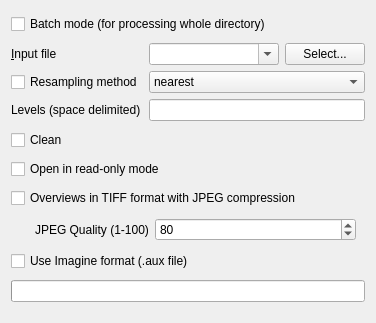
<?xml version="1.0" encoding="UTF-8"?>
<ui version="4.0">
 <class>GdalToolsWidget</class>
 <widget class="QWidget" name="GdalToolsWidget">
  <property name="geometry">
   <rect>
    <x>0</x>
    <y>0</y>
    <width>376</width>
    <height>323</height>
   </rect>
  </property>
  <property name="sizePolicy">
   <sizepolicy hsizetype="Preferred" vsizetype="Preferred">
    <horstretch>0</horstretch>
    <verstretch>0</verstretch>
   </sizepolicy>
  </property>
  <property name="windowTitle">
   <string>Add overview</string>
  </property>
  <layout class="QVBoxLayout" name="verticalLayout">
   <item>
    <widget class="QCheckBox" name="batchCheck">
     <property name="text">
      <string>Batch mode (for processing whole directory)</string>
     </property>
    </widget>
   </item>
   <item>
    <layout class="QGridLayout" name="gridLayout">
     <item row="0" column="0">
      <widget class="QLabel" name="label">
       <property name="text">
        <string>&amp;Input file</string>
       </property>
       <property name="buddy">
        <cstring>selectInputFileButton</cstring>
       </property>
      </widget>
     </item>
     <item row="0" column="1">
      <layout class="QHBoxLayout" name="horizontalLayout">
       <item>
        <widget class="QComboBox" name="inputLayerCombo">
         <property name="sizePolicy">
          <sizepolicy hsizetype="Expanding" vsizetype="Fixed">
           <horstretch>0</horstretch>
           <verstretch>0</verstretch>
          </sizepolicy>
         </property>
         <property name="editable">
          <bool>true</bool>
         </property>
         <property name="insertPolicy">
          <enum>QComboBox::NoInsert</enum>
         </property>
        </widget>
       </item>
       <item>
        <widget class="QPushButton" name="selectInputFileButton">
         <property name="text">
          <string>Select...</string>
         </property>
        </widget>
       </item>
      </layout>
     </item>
     <item row="1" column="0">
      <widget class="QCheckBox" name="algorithmCheck">
       <property name="text">
        <string>Resampling method</string>
       </property>
      </widget>
     </item>
     <item row="1" column="1">
      <widget class="QComboBox" name="algorithmCombo">
       <item>
        <property name="text">
         <string>nearest</string>
        </property>
       </item>
       <item>
        <property name="text">
         <string>average</string>
        </property>
       </item>
       <item>
        <property name="text">
         <string>gauss</string>
        </property>
       </item>
       <item>
        <property name="text">
         <string>average_mp</string>
        </property>
       </item>
       <item>
        <property name="text">
         <string>average_magphase</string>
        </property>
       </item>
       <item>
        <property name="text">
         <string>mode</string>
        </property>
       </item>
      </widget>
     </item>
     <item row="2" column="0">
      <widget class="QLabel" name="label_3">
       <property name="text">
        <string>Levels (space delimited)</string>
       </property>
      </widget>
     </item>
     <item row="2" column="1">
      <widget class="QLineEdit" name="levelsEdit"/>
     </item>
    </layout>
   </item>
   <item>
    <widget class="QCheckBox" name="cleanCheck">
     <property name="toolTip">
      <string>Remove all overviews.</string>
     </property>
     <property name="text">
      <string>Clean</string>
     </property>
    </widget>
   </item>
   <item>
    <widget class="QCheckBox" name="roModeCheck">
     <property name="toolTip">
      <string>In order to generate external overview (for GeoTIFF especially).</string>
     </property>
     <property name="text">
      <string>Open in read-only mode</string>
     </property>
    </widget>
   </item>
   <item>
    <widget class="QCheckBox" name="tiffjpegCheck">
     <property name="toolTip">
      <string>Create external overviews in TIFF format, compressed using JPEG.</string>
     </property>
     <property name="text">
      <string>Overviews in TIFF format with JPEG compression</string>
     </property>
    </widget>
   </item>
   <item>
    <widget class="QFrame" name="jpegQualityContainer">
     <property name="enabled">
      <bool>true</bool>
     </property>
     <property name="sizePolicy">
      <sizepolicy hsizetype="Preferred" vsizetype="Fixed">
       <horstretch>0</horstretch>
       <verstretch>0</verstretch>
      </sizepolicy>
     </property>
     <property name="minimumSize">
      <size>
       <width>0</width>
       <height>25</height>
      </size>
     </property>
     <layout class="QHBoxLayout" name="horizontalLayout_2">
      <property name="leftMargin">
       <number>24</number>
      </property>
      <property name="topMargin">
       <number>0</number>
      </property>
      <property name="bottomMargin">
       <number>0</number>
      </property>
      <item>
       <widget class="QLabel" name="jpegQualityLabel">
        <property name="toolTip">
         <string>For JPEG compressed external overviews, 
the JPEG quality can be set.</string>
        </property>
        <property name="text">
         <string>JPEG Quality (1-100)</string>
        </property>
       </widget>
      </item>
      <item>
       <widget class="QSpinBox" name="jpegQualitySpin">
        <property name="enabled">
         <bool>true</bool>
        </property>
        <property name="sizePolicy">
         <sizepolicy hsizetype="Expanding" vsizetype="Fixed">
          <horstretch>0</horstretch>
          <verstretch>0</verstretch>
         </sizepolicy>
        </property>
        <property name="toolTip">
         <string>For JPEG compressed external overviews, 
the JPEG quality can be set.</string>
        </property>
        <property name="maximum">
         <number>100</number>
        </property>
        <property name="value">
         <number>80</number>
        </property>
       </widget>
      </item>
     </layout>
    </widget>
   </item>
   <item>
    <widget class="QCheckBox" name="rrdCheck">
     <property name="toolTip">
      <string>Alternate overview format using Erdas Imagine format, 
placing the overviews in an associated .aux file 
suitable for direct use with Imagine,ArcGIS, GDAL.</string>
     </property>
     <property name="text">
      <string>Use Imagine format (.aux file)</string>
     </property>
    </widget>
   </item>
   <item>
    <widget class="QProgressBar" name="progressBar"/>
   </item>
  </layout>
 </widget>
 <resources/>
 <connections/>
</ui>
